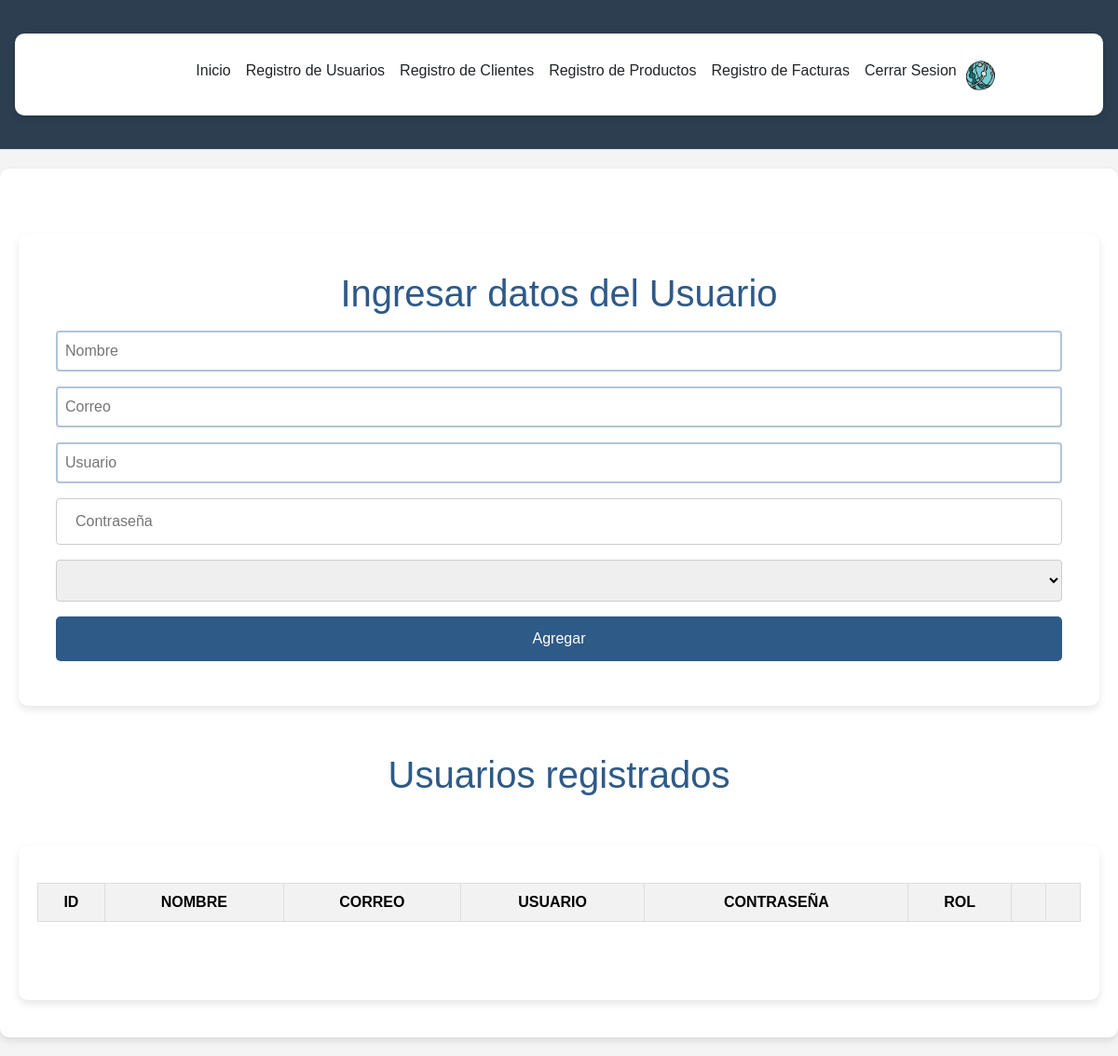
Before: /Login_v18/registration-usuario.php with the older database file.
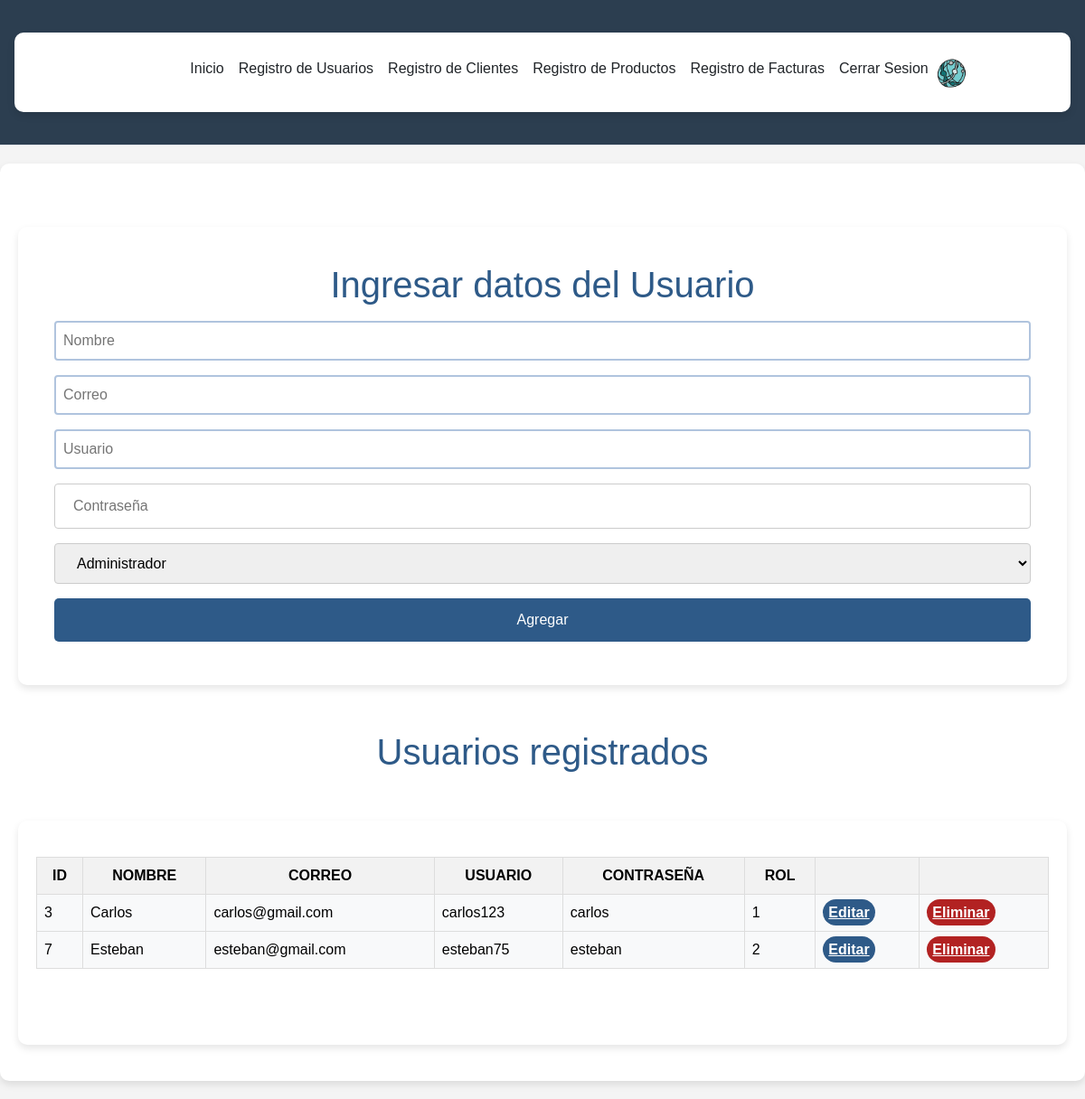
After: the same page with the newer database file.
### tables this page shows
CREATE TABLE `usuario` (
  `idusuario` int(11) NOT NULL,
  `nombre` varchar(50) DEFAULT NULL,
  `correo` varchar(100) DEFAULT NULL,
  `usuario` varchar(15) DEFAULT NULL,
  `clave` varchar(100) DEFAULT NULL,
  `rol` int(11) DEFAULT NULL
);

### Login_v18/registration-usuario.php (the view, shortened to what this page needs)
<?php
include("conexion.php");
$sql = "SELECT * FROM usuario";
$query = mysqli_query($mysqli, $sql);
?>
<!DOCTYPE html>
<html lang="es">
<head>
    <link rel="stylesheet" type="text/css" href="style-home2.css?ts=<?= time() ?>" />
</head>
<body>
    <div>
        <?php
        require_once "header.php";
        ?>
    </div>
    <div class="container">
        <div class="users-form">
            <form action="register-usuario.php" method="POST">
                <h1>Ingresar datos del Usuario</h1>
                <input type="text" placeholder="Nombre" name="nombre" required>
                <input type="text" placeholder="Correo" name="correo" required>
                <input type="text" placeholder="Usuario" name="usuario" required>
                <input type="password" placeholder="Contraseña" name="clave" required>
                <select name="rol" required>
                    <?php
                    $roles = mysqli_query($mysqli, "SELECT * FROM rol");
                    while ($rol = mysqli_fetch_array($roles)) {
                        echo "<option value='{$rol['idrol']}'>{$rol['rol']}</option>";
                    }
                    ?>
                </select>
                <input type="submit" onclick="add()" value="Agregar">
            </form>
        </div>
        <h1>Usuarios registrados</h1>
        <br>
        <div class="container">
            <div class="table-responsive">
                <table class="table table-light">
                    <div class="users-table">
                        <thead class="table-dark">
                            <tr>
                                <th>ID</th>
                                <th>NOMBRE</th>
                                <th>CORREO</th>
                                <th>USUARIO</th>
                                <th>CONTRASEÑA</th>
                                <th>ROL</th>
                                <th></th>
                                <th></th>
                            </tr>
                        </thead>
                        <tbody>
                            <?php while ($row = mysqli_fetch_array($query)): ?>
                                <tr>
                                    <td>
                                        <?= $row['idusuario'] ?>
                                    </td>
                                    <td>
                                        <?= $row['nombre'] ?>
                                    <td>
                                        <?= $row['correo'] ?>
                                    </td>
                                    <td>
                                        <?= $row['usuario'] ?>
                                    </td>
                                    <td>
                                        <?= $row['clave'] ?>
                                    </td>
                                    <td>
                                        <?= $row['rol'] ?>
                                    </td>
                                    <td><a href="update-usuario.php?id=<?= $row['idusuario'] ?>"
                                            class="users-table--edit">Editar</a></td>
                                    <td><a onclick="del()" href="delete-usuario.php?id=<?= $row['idusuario'] ?>"
                                            class="users-table--delete">Eliminar</a></td>
                                </tr>
                            <?php endwhile; ?>
                        </tbody>
                    </div>
                </table>
                <br>
                <br>
            </div>
        </div>
</html>

Changed rows visible on the page:
added usuario: idusuario "3", nombre "Carlos", correo "carlos@gmail.com", usuario "carlos123", clave "carlos", rol "1"
added usuario: idusuario "7", nombre "Esteban", correo "esteban@gmail.com", usuario "esteban75", clave "esteban", rol "2"
Other visible differences:
form field rol: (not shown) → "Administrador"
